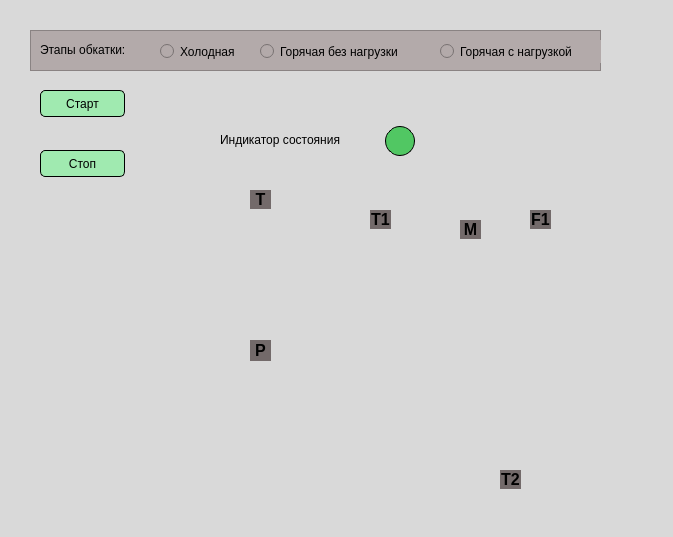
<?xml version="1.0" encoding="UTF-8"?>
<ui version="4.0">
 <class>main_tab</class>
 <widget class="QWidget" name="main_tab">
  <property name="geometry">
   <rect>
    <x>0</x>
    <y>0</y>
    <width>673</width>
    <height>537</height>
   </rect>
  </property>
  <property name="windowTitle">
   <string>Form</string>
  </property>
  <property name="styleSheet">
   <string notr="true">background-color: #D9D9D9</string>
  </property>
  <widget class="QFrame" name="stages_select">
   <property name="geometry">
    <rect>
     <x>30</x>
     <y>30</y>
     <width>571</width>
     <height>41</height>
    </rect>
   </property>
   <property name="styleSheet">
    <string notr="true">background-color: #B3AAAA;</string>
   </property>
   <property name="frameShape">
    <enum>QFrame::StyledPanel</enum>
   </property>
   <property name="frameShadow">
    <enum>QFrame::Raised</enum>
   </property>
   <widget class="QRadioButton" name="hot_no_load">
    <property name="geometry">
     <rect>
      <x>230</x>
      <y>10</y>
      <width>161</width>
      <height>23</height>
     </rect>
    </property>
    <property name="text">
     <string>Горячая без нагрузки</string>
    </property>
   </widget>
   <widget class="QRadioButton" name="cold">
    <property name="geometry">
     <rect>
      <x>130</x>
      <y>10</y>
      <width>99</width>
      <height>23</height>
     </rect>
    </property>
    <property name="text">
     <string>Холодная</string>
    </property>
   </widget>
   <widget class="QRadioButton" name="hot_load">
    <property name="geometry">
     <rect>
      <x>410</x>
      <y>10</y>
      <width>161</width>
      <height>23</height>
     </rect>
    </property>
    <property name="text">
     <string>Горячая с нагрузкой</string>
    </property>
   </widget>
   <widget class="QLabel" name="label">
    <property name="geometry">
     <rect>
      <x>10</x>
      <y>10</y>
      <width>101</width>
      <height>20</height>
     </rect>
    </property>
    <property name="text">
     <string>Этапы обкатки:</string>
    </property>
   </widget>
  </widget>
  <widget class="QFrame" name="controls">
   <property name="geometry">
    <rect>
     <x>30</x>
     <y>80</y>
     <width>120</width>
     <height>121</height>
    </rect>
   </property>
   <property name="styleSheet">
    <string notr="true">border: 0px;</string>
   </property>
   <property name="frameShape">
    <enum>QFrame::StyledPanel</enum>
   </property>
   <property name="frameShadow">
    <enum>QFrame::Raised</enum>
   </property>
   <widget class="QPushButton" name="stopPushButton">
    <property name="geometry">
     <rect>
      <x>10</x>
      <y>70</y>
      <width>85</width>
      <height>27</height>
     </rect>
    </property>
    <property name="styleSheet">
     <string notr="true">QPushButton {
    background-color: #A0EAB0;
    border: 1px solid black;
    border-radius: 5px;
}

QPushButton:hover {
    background-color: #80d890;  /* Темнее на 20% */
    border-color: #333333;
}

QPushButton:pressed {
    background-color: #60c070;  /* Еще темнее */
    border-color: #111111;
}</string>
    </property>
    <property name="text">
     <string>Стоп</string>
    </property>
   </widget>
   <widget class="QPushButton" name="startPushButton">
    <property name="geometry">
     <rect>
      <x>10</x>
      <y>10</y>
      <width>85</width>
      <height>27</height>
     </rect>
    </property>
    <property name="styleSheet">
     <string notr="true">QPushButton {
    background-color: #A0EAB0;
    border: 1px solid black;
    border-radius: 5px;
}

QPushButton:hover {
    background-color: #80d890;  /* Темнее на 20% */
    border-color: #333333;
}

QPushButton:pressed {
    background-color: #60c070;  /* Еще темнее */
    border-color: #111111;
}</string>
    </property>
    <property name="text">
     <string>Старт</string>
    </property>
   </widget>
  </widget>
  <widget class="QFrame" name="indicator">
   <property name="geometry">
    <rect>
     <x>210</x>
     <y>120</y>
     <width>221</width>
     <height>41</height>
    </rect>
   </property>
   <property name="styleSheet">
    <string notr="true">border: 0px</string>
   </property>
   <property name="frameShape">
    <enum>QFrame::StyledPanel</enum>
   </property>
   <property name="frameShadow">
    <enum>QFrame::Raised</enum>
   </property>
   <widget class="QLabel" name="label_2">
    <property name="geometry">
     <rect>
      <x>10</x>
      <y>10</y>
      <width>141</width>
      <height>19</height>
     </rect>
    </property>
    <property name="text">
     <string>Индикатор состояния</string>
    </property>
   </widget>
   <widget class="QLabel" name="indicator_color">
    <property name="geometry">
     <rect>
      <x>175</x>
      <y>6</y>
      <width>30</width>
      <height>30</height>
     </rect>
    </property>
    <property name="styleSheet">
     <string notr="true">background-color: #51C763;
border: 1px solid black;
border-radius: 15px;</string>
    </property>
    <property name="text">
     <string/>
    </property>
   </widget>
  </widget>
  <widget class="QFrame" name="values">
   <property name="geometry">
    <rect>
     <x>160</x>
     <y>170</y>
     <width>451</width>
     <height>331</height>
    </rect>
   </property>
   <property name="styleSheet">
    <string notr="true">border: 0px</string>
   </property>
   <property name="frameShape">
    <enum>QFrame::StyledPanel</enum>
   </property>
   <property name="frameShadow">
    <enum>QFrame::Raised</enum>
   </property>
   <widget class="QLabel" name="back_img">
    <property name="geometry">
     <rect>
      <x>5</x>
      <y>8</y>
      <width>441</width>
      <height>321</height>
     </rect>
    </property>
    <property name="text">
     <string/>
    </property>
    <property name="pixmap">
     <pixmap resource="../../../resources/resources.qrc">:/Mnemoschme.png</pixmap>
    </property>
    <property name="scaledContents">
     <bool>true</bool>
    </property>
   </widget>
   <widget class="QLabel" name="label_4">
    <property name="geometry">
     <rect>
      <x>90</x>
      <y>20</y>
      <width>21</width>
      <height>19</height>
     </rect>
    </property>
    <property name="styleSheet">
     <string notr="true">background-color: #736A6A;
font-weight: 700;
font-size: 16px</string>
    </property>
    <property name="text">
     <string>T</string>
    </property>
    <property name="alignment">
     <set>Qt::AlignCenter</set>
    </property>
   </widget>
   <widget class="QLabel" name="label_5">
    <property name="geometry">
     <rect>
      <x>210</x>
      <y>40</y>
      <width>21</width>
      <height>19</height>
     </rect>
    </property>
    <property name="styleSheet">
     <string notr="true">background-color: #736A6A;
font-weight: 700;
font-size: 16px</string>
    </property>
    <property name="text">
     <string>T1</string>
    </property>
    <property name="alignment">
     <set>Qt::AlignCenter</set>
    </property>
   </widget>
   <widget class="QLabel" name="label_6">
    <property name="geometry">
     <rect>
      <x>300</x>
      <y>50</y>
      <width>21</width>
      <height>19</height>
     </rect>
    </property>
    <property name="styleSheet">
     <string notr="true">background-color: #736A6A;
font-weight: 700;
font-size: 16px</string>
    </property>
    <property name="text">
     <string>M</string>
    </property>
    <property name="alignment">
     <set>Qt::AlignCenter</set>
    </property>
   </widget>
   <widget class="QLabel" name="label_7">
    <property name="geometry">
     <rect>
      <x>370</x>
      <y>40</y>
      <width>21</width>
      <height>19</height>
     </rect>
    </property>
    <property name="styleSheet">
     <string notr="true">background-color: #736A6A;
font-weight: 700;
font-size: 16px</string>
    </property>
    <property name="text">
     <string>F1</string>
    </property>
    <property name="alignment">
     <set>Qt::AlignCenter</set>
    </property>
   </widget>
   <widget class="QLabel" name="label_8">
    <property name="geometry">
     <rect>
      <x>90</x>
      <y>170</y>
      <width>21</width>
      <height>21</height>
     </rect>
    </property>
    <property name="styleSheet">
     <string notr="true">background-color: #736A6A;
font-weight: 700;
font-size: 16px</string>
    </property>
    <property name="text">
     <string>P</string>
    </property>
    <property name="alignment">
     <set>Qt::AlignCenter</set>
    </property>
   </widget>
   <widget class="QLabel" name="label_9">
    <property name="geometry">
     <rect>
      <x>340</x>
      <y>300</y>
      <width>21</width>
      <height>19</height>
     </rect>
    </property>
    <property name="styleSheet">
     <string notr="true">background-color: #736A6A;
font-weight: 700;
font-size: 16px</string>
    </property>
    <property name="text">
     <string>T2</string>
    </property>
    <property name="alignment">
     <set>Qt::AlignCenter</set>
    </property>
   </widget>
  </widget>
 </widget>
 <resources>
  <include location="../../../resources/resources.qrc"/>
 </resources>
 <connections/>
</ui>
